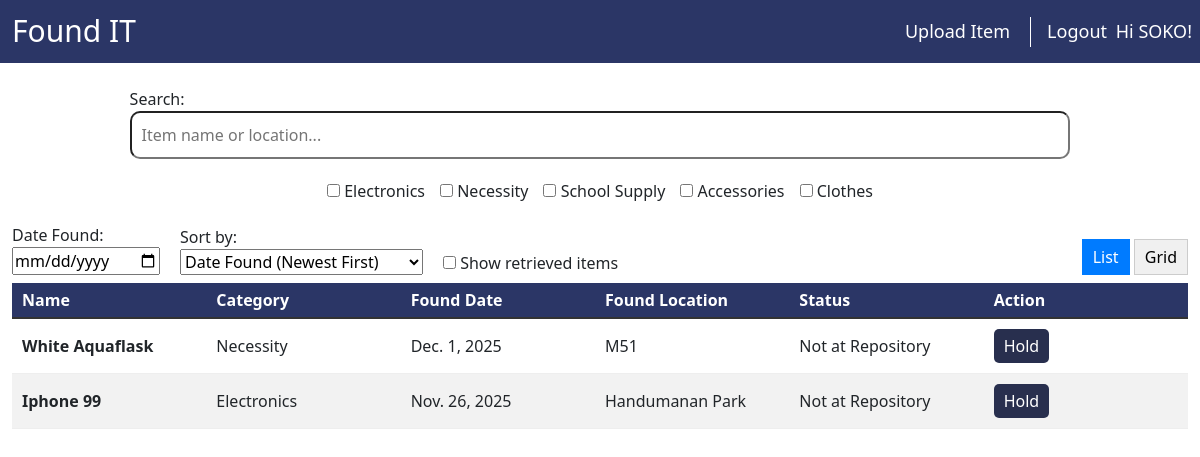
Screenshot of /lnf/ (signed in) with the database file from the repository.
### lnf/models.py (models this page shows, shortened)
class Item(models.Model):
    STATUS_CHOICES = [
        ('not_at_repository', 'Not at Repository'),
        ('at_repository', 'At Repository'),
        ('retrieved', 'Retrieved'),
    ]
    name = models.CharField(max_length=100)
    category = models.ForeignKey(Category, on_delete=models.SET_NULL, null=True, blank=True)
    pending_category_name = models.CharField(max_length=100, null=True, blank=True)
    description = models.TextField(blank=True)
    found_location = models.CharField(max_length=100)
    found_date = models.DateField(verbose_name='date found')
    pub_date = models.DateTimeField(verbose_name='date published')
    uploaded_by = models.ForeignKey(User, on_delete=models.SET_NULL, null=True, blank=True, related_name='uploaded_items')
    status = models.CharField(max_length=20, choices=STATUS_CHOICES, default='not_at_repository')
    retrieved_by = models.ForeignKey(User, on_delete=models.SET_NULL, null=True, blank=True, related_name='retrieved_items')
    held_by = models.ManyToManyField(User, blank=True, related_name='held_items')

class Category(models.Model):
    name = models.CharField(max_length=100, unique=True)
    parent = models.ForeignKey(
        'self',
        on_delete=models.CASCADE,
        related_name='children',
        null=True,
        blank=True
    )
    def __str__(self):
        return self.name

### lnf/views.py (the view)
# urls.py: path("", views.index, name="index"),
def index(request):
    item_list, form = _filter_and_sort_items(request.GET)
    context = {
        'form': form,
        'item_list': item_list,
    }
    return render(request, 'lnf/index.html', context)

### lnf/forms.py
class ItemFilterForm(forms.Form):
    q = forms.CharField(
        required=False,
        label='Search',
        widget=forms.TextInput(attrs={'placeholder': 'Item name or location...'})
    )
    categories = forms.ModelMultipleChoiceField(
        queryset=Category.objects.all(),
        required=False,
        widget=forms.CheckboxSelectMultiple(attrs={'class': 'checkbox-inline'}),
        label='Categories'
    )
    found_date = forms.DateField(
        required=False,
        widget=forms.DateInput(attrs={'type': 'date'}),
        label='Date Found'
    )
    sort_by = forms.ChoiceField(
        choices=(
            ('-found_date', 'Date Found (Newest First)'),
            ('found_date', 'Date Found (Oldest First)'),
            ('-pub_date', 'Date Published (Newest First)'),
            ('pub_date', 'Date Published (Oldest First)'),
            ('name', 'Name (A-Z)'),
            ('-name', 'Name (Z-A)'),
        ),
        required=False,
        label='Sort by'
    )
    include_retrieved = forms.BooleanField(required=False, label='Show retrieved items')

### lnf/templates/lnf/index.html (shortened to what this page needs)
{% extends "lnf/base.html" %}
{% block content %}
{% load static %}
<form method="get" action="{% url 'lnf:index' %}" id="filter-form" class="mb-2">
    <div class="search-bar">
            {{ form.q.label_tag }}<br>
            <input type="text" name="q" placeholder="Item name or location..." id="id_q">
    </div>
    <div>
        <div class="category-checkboxes">
            {% for checkbox in form.categories %}
            <span class="category-item">{{ checkbox }}</span>
            {% endfor %}
        </div>
    </div>
    <div class="options">
        <div>
            {{ form.found_date.label_tag }}<br>
            {{ form.found_date }}
        </div>
        <div>
            {{ form.sort_by.label_tag }}<br>
            {{ form.sort_by }}
        </div>
        <div class="checkbox-wrapper">
            {{ form.include_retrieved }}
            <label for="{{ form.include_retrieved.id_for_label }}">{{ form.include_retrieved.label }}</label>
        </div>
        <div class="view-toggle-buttons">
            <button type="button" id="list-view-btn" class="view-toggle-btn active">List</button>
            <button type="button" id="grid-view-btn" class="view-toggle-btn">Grid</button>
        </div>
    </div>
</form>
<div id="item-list-container" class="list-view">
    {% include "lnf/partials/_item_list.html" %}
</div>
{% endblock %}

### lnf/templates/lnf/base.html (shortened to what this page needs)
<!DOCTYPE html>
<html lang="en">
<head>
    {% load static %}
    <link rel="stylesheet" href="{% static 'lnf/style.css' %}">
    <link href="https://cdn.jsdelivr.net/npm/bootstrap@5.3.8/dist/css/bootstrap.min.css" rel="stylesheet">
</head>
<body>
    <nav class="navbar p-2">
      <a href="{% url 'lnf:index' %}" class="navbar-brand"><span class="h1">Found IT</span></a>
      <div class="me-3"><a href="{% url 'lnf:upload' %}">Upload Item</a></div>
      <div class="login ms-3">
        {% if user.is_authenticated %}
            <form action="{% url 'logout' %}" method="post" style="display: inline;">
                <button type="submit" class="logout-button"><span>Logout</span></button>
            </form>
            <span class="ms-1">Hi {{ user.username }}!</span>
        {% else %}
            <a href="{% url 'login' %}" class="ms-1">Login</a>
            <a href="{% url 'lnf:signup' %}" class="ms-1">Sign Up</a>
        {% endif %}
      </div>
    </nav>
    <br>
  <div class="container-fluid">
    {% block content %}
    {% endblock %}
  </div>
</body>
</html>

### lnf/templates/lnf/partials/_item_list.html (shortened to what this page needs)
<div class="list-header">
    <div>Name</div>
    <div>Category</div>
    <div>Found Date</div>
    <div>Found Location</div>
    <div>Status</div>
    <div>Action</div>
</div>
{% if item_list %}
    {% for item in item_list %}
        <div class="item">
            <div>
                <strong>{{ item.name }}</strong>
            </div>
            <div>
                {% if item.category %}
                    {{ item.category }}
                {% else %}
                    {{ item.pending_category_name }} (pending)
                {% endif %}
            </div>
            <div>{{ item.found_date }}</div>
            <div>{{ item.found_location }}</div>
            <div>{{ item.get_status_display }}</div>
            <div>
                {% if request.user in item.held_by.all %}
                    <form action="{% url 'lnf:unhold_item' item.id %}" method="post" style="display: inline;">
                        {% csrf_token %}
                        <button type="submit" class="unhold-button">Unhold</button>
                    </form>
                {% else %}
                    <form action="{% url 'lnf:hold_item' item.id %}" method="post" style="display: inline;">
                        <button type="submit" class="hold-button">Hold</button>
                    </form>
                {% endif %}
            </div>
        </div>
    {% endfor %}
{% else %}
    <p>No items match your search criteria. Please try again.</p>
{% endif %}

### lnf/static/lnf/style.css (style rules this page uses)
div { box-sizing: border-box; }
nav { display: flex; background-color: #2B3666; color: white; font-size: 18px; }
.navbar-brand .h1 { color: white; font-size: 30px; }
nav a, a:visited { color: inherit; text-decoration: none; flex-grow: auto; padding: 0 4px 0 4px; }
.logout-button { background: none; border: none; color: inherit; font: inherit; cursor: pointer; padding: 0; }
.search-bar { left: 0; right: 0; margin: auto; width: 80%; margin-bottom: 10px; }
.search-bar input { width: 100%; padding: 10px; border-radius: 10px; }
.options { display: flex; gap: 20px; align-items: flex-end; }
.category-checkboxes { width: 80%; margin: 10px auto; display: flex; justify-content: center; flex-wrap: wrap; gap: 15px; padding: 10px 0; }
.view-toggle-buttons { display: block; }
.view-toggle-btn { background-color: #f0f0f0; border: 1px solid #ccc; padding: 5px 10px; cursor: pointer; }
.view-toggle-btn.active { background-color: #007bff; color: white; border-color: #007bff; }
#item-list-container.list-view .list-header { display: grid; grid-template-columns: 1fr 1fr 1fr 1fr 1fr 1fr; font-weight: bold; padding: 5px 0 5px 10px; border-bottom: 2px solid #333; background-color: #2B3666; color: white; }
#item-list-container.list-view .item { display: grid; grid-template-columns: 1fr 1fr 1fr 1fr 1fr 1fr; align-items: center; padding: 10px; gap: 10px; border-bottom: 1px solid #eee; }
#item-list-container.list-view .item:nth-child(odd) { background-color: rgba(128, 128, 128, 0.1); }
.hold-button, .unhold-button { background-color: #282F4E; color: white; border: none; padding: 5px 10px; border-radius: 5px; cursor: pointer; }

### rows the page displays
Item: name "White Aquaflask", category "Necessity", found_date "Dec. 1, 2025", found_location "M51", status "Not at Repository", shows "Hold"
Item: name "Iphone 99", category "Electronics", found_date "Nov. 26, 2025", found_location "Handumanan Park", status "Not at Repository", shows "Hold"

### other values shown
{{ user.username }} "SOKO"
